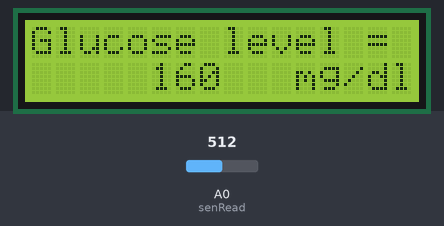
This sketch was run on a simulated Arduino Uno, built with avr-gcc and run on an emulated ATmega328P. Shown: 16×2 character LCD. The test bench sets the inputs (shaded band); at power-on: A0 (senRead) = 512. What the sketch prints to the serial monitor is not drawn.

Above: at 1.6 s.
1.7 s: A0 (senRead) set to 81
At 4.2 s:
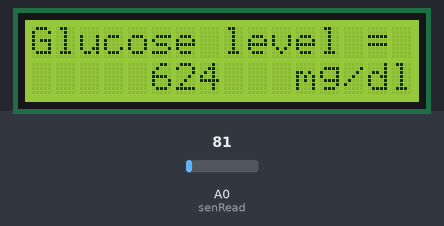
4.5 s: A0 (senRead) set to 71
At 4.8 s:
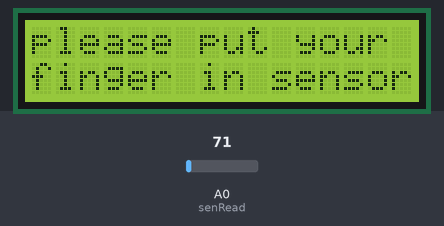
6.0 s: A0 (senRead) set to 306
At 8.0 s:
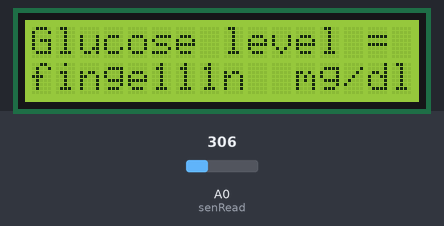
9.0 s: A0 (senRead) set to 50
At 10.3 s:
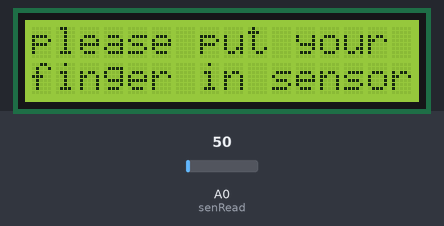
Timing chart, 0 to 11.5 s (numbered marks = the images above; inputs shaded):
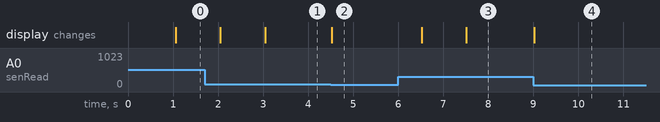

Measured:
- the behaviour switches between 77 and 76 on A0 (senRead) (found by bisection; images 1 and 2)
- after the input at 1.7 s, the display: first changes after 0.35 s (image 1 shows a later state)
- after the input at 4.5 s, the display: changes at once (image 2)
- after the input at 6.0 s, the display: first changes after 0.52 s (image 3 shows a later state)
- after the input at 9.0 s, the display: changes at once (image 4)

The sketch:

NIGcode.ino
```cpp
#include <LiquidCrystal.h>
int senRead= A0;
int val = 0;
int glucoselevel = 0;
int arr[50];
int counterelements = 0;
int correctedglucoselevel = 0;
LiquidCrystal lcd(2, 3, 4, 5, 6, 7);

void setup()
{
  Serial.begin(9600);
  pinMode(senRead, INPUT);
  lcd.begin(16,2);
  lcd.clear( );
}

int average(int arry[50])
{
  int sum = 0;
  int avg = 0;
  for(int i =0; i<50; i++)
  {
     sum = sum + arry[i];
  }
  avg = sum / 50;
  return avg;
}

void loop()
{
  val = analogRead(senRead);
  glucoselevel = (8*pow(10,-5)*pow(val,2))+ (0.1873*val) + 46.131;
  glucoselevel = constrain(glucoselevel, 60, 160);
  if (glucoselevel > 60)
   {
     arr[counterelements] = glucoselevel;
      if(counterelements == 49)
     {
       correctedglucoselevel= average(arr);
       Serial.print(" Glucose Level = ");
       Serial.print(correctedglucoselevel);
       Serial.println(" mg/dl");
       lcd.setCursor(0,0);
       lcd.print("Glucose level = ");
       lcd.setCursor(5,1);
       lcd.print(correctedglucoselevel);
       lcd.setCursor(10,1);
       lcd.print(" mg/dl");
       counterelements = 0;
     }
      counterelements++;
   }
   else
   {
    lcd.setCursor(0,0);
    lcd.print("please put your");
    lcd.setCursor(0,1);
    lcd.print("finger in sensor");
   }
   delay(20);
}
```
